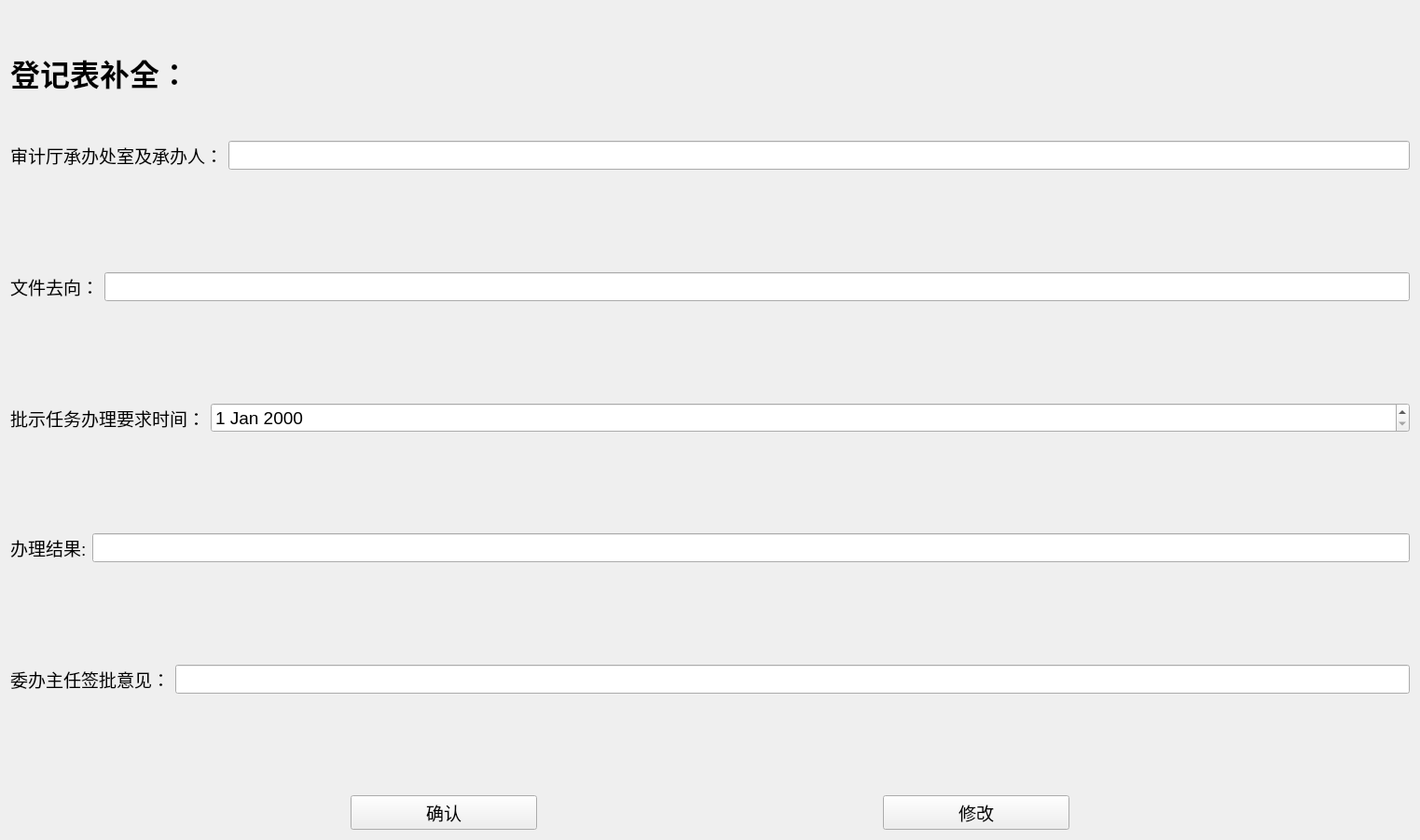
<?xml version="1.0" encoding="UTF-8"?>
<ui version="4.0">
 <class>Form</class>
 <widget class="QWidget" name="Form">
  <property name="geometry">
   <rect>
    <x>0</x>
    <y>0</y>
    <width>1523</width>
    <height>901</height>
   </rect>
  </property>
  <property name="windowTitle">
   <string>Form</string>
  </property>
  <layout class="QVBoxLayout" name="verticalLayout">
   <item>
    <widget class="QLabel" name="label_147">
     <property name="font">
      <font>
       <pointsize>24</pointsize>
       <weight>75</weight>
       <bold>true</bold>
      </font>
     </property>
     <property name="text">
      <string>登记表补全：</string>
     </property>
    </widget>
   </item>
   <item>
    <layout class="QFormLayout" name="formLayout_139">
     <item row="0" column="0">
      <widget class="QLabel" name="label_143">
       <property name="font">
        <font>
         <pointsize>14</pointsize>
        </font>
       </property>
       <property name="text">
        <string>审计厅承办处室及承办人：</string>
       </property>
      </widget>
     </item>
     <item row="0" column="1">
      <widget class="QLineEdit" name="lineEdit_110">
       <property name="font">
        <font>
         <pointsize>14</pointsize>
        </font>
       </property>
      </widget>
     </item>
    </layout>
   </item>
   <item>
    <layout class="QFormLayout" name="formLayout_142">
     <item row="0" column="0">
      <widget class="QLabel" name="label_146">
       <property name="font">
        <font>
         <pointsize>14</pointsize>
        </font>
       </property>
       <property name="text">
        <string>文件去向：</string>
       </property>
      </widget>
     </item>
     <item row="0" column="1">
      <widget class="QLineEdit" name="lineEdit_112">
       <property name="font">
        <font>
         <pointsize>14</pointsize>
        </font>
       </property>
      </widget>
     </item>
    </layout>
   </item>
   <item>
    <layout class="QFormLayout" name="formLayout_141">
     <item row="0" column="0">
      <widget class="QLabel" name="label_145">
       <property name="font">
        <font>
         <pointsize>14</pointsize>
        </font>
       </property>
       <property name="text">
        <string>批示任务办理要求时间：</string>
       </property>
      </widget>
     </item>
     <item row="0" column="1">
      <widget class="QDateEdit" name="dateEdit_14">
       <property name="font">
        <font>
         <pointsize>14</pointsize>
        </font>
       </property>
      </widget>
     </item>
    </layout>
   </item>
   <item>
    <layout class="QFormLayout" name="formLayout_140">
     <item row="0" column="0">
      <widget class="QLabel" name="label_144">
       <property name="font">
        <font>
         <pointsize>14</pointsize>
        </font>
       </property>
       <property name="text">
        <string>办理结果:</string>
       </property>
      </widget>
     </item>
     <item row="0" column="1">
      <widget class="QLineEdit" name="lineEdit_111">
       <property name="font">
        <font>
         <pointsize>14</pointsize>
        </font>
       </property>
      </widget>
     </item>
    </layout>
   </item>
   <item>
    <layout class="QFormLayout" name="formLayout_138">
     <item row="0" column="0">
      <widget class="QLabel" name="label_142">
       <property name="font">
        <font>
         <pointsize>14</pointsize>
        </font>
       </property>
       <property name="text">
        <string>委办主任签批意见：</string>
       </property>
      </widget>
     </item>
     <item row="0" column="1">
      <widget class="QLineEdit" name="lineEdit_109">
       <property name="font">
        <font>
         <pointsize>14</pointsize>
        </font>
       </property>
      </widget>
     </item>
    </layout>
   </item>
   <item>
    <layout class="QHBoxLayout" name="horizontalLayout_19">
     <item>
      <widget class="QPushButton" name="pushButton_23">
       <property name="maximumSize">
        <size>
         <width>200</width>
         <height>16777215</height>
        </size>
       </property>
       <property name="font">
        <font>
         <pointsize>14</pointsize>
        </font>
       </property>
       <property name="focusPolicy">
        <enum>Qt::ClickFocus</enum>
       </property>
       <property name="text">
        <string>确认</string>
       </property>
      </widget>
     </item>
     <item>
      <widget class="QPushButton" name="pushButton_24">
       <property name="maximumSize">
        <size>
         <width>200</width>
         <height>16777215</height>
        </size>
       </property>
       <property name="font">
        <font>
         <pointsize>14</pointsize>
        </font>
       </property>
       <property name="focusPolicy">
        <enum>Qt::ClickFocus</enum>
       </property>
       <property name="text">
        <string>修改</string>
       </property>
      </widget>
     </item>
    </layout>
   </item>
  </layout>
 </widget>
 <resources/>
 <connections/>
</ui>
